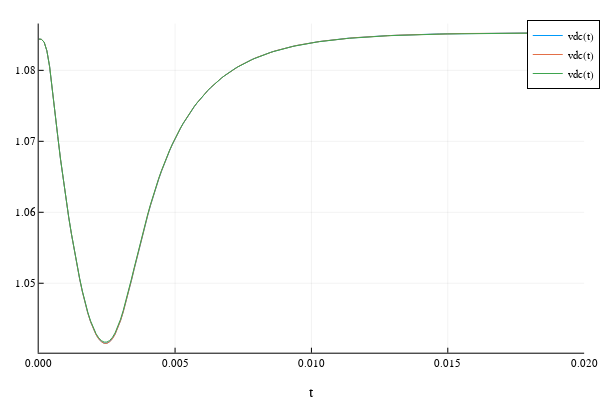

The notebook cell saved with this chart:
### Code cell
plot(sol_4th, vars=(0,13))
plot!(sol_2nd, vars=(0,13))
plot!(sol_0th, vars=(0,13))

### Figure 1 — Plotly figure (JSON) as saved in the notebook; plotly's stock layout.template omitted (floating-point values rounded to 4 significant figures; data arrays with more than 128 entries replaced by an {"elided": "..."} marker saying what was removed)
{"data": [{"colorbar": {"title": ""}, "legendgroup": "vdc(t)", "line": {"color": "rgba(0, 154, 250, 1.000)", "dash": "solid", "shape": "linear", "width": 1}, "mode": "lines", "name": "vdc(t)", "showlegend": true, "type": "scatter", "x": {"elided": "201 float values"}, "xaxis": "x1", "y": {"elided": "201 float values"}, "yaxis": "y1", "zmax": null, "zmin": null}, {"colorbar": {"title": ""}, "legendgroup": "vdc(t)", "line": {"color": "rgba(227, 111, 71, 1.000)", "dash": "solid", "shape": "linear", "width": 1}, "mode": "lines", "name": "vdc(t)", "showlegend": true, "type": "scatter", "x": {"elided": "201 float values"}, "xaxis": "x1", "y": {"elided": "201 float values"}, "yaxis": "y1", "zmax": null, "zmin": null}, {"colorbar": {"title": ""}, "legendgroup": "vdc(t)", "line": {"color": "rgba(62, 164, 78, 1.000)", "dash": "solid", "shape": "linear", "width": 1}, "mode": "lines", "name": "vdc(t)", "showlegend": true, "type": "scatter", "x": {"elided": "201 float values"}, "xaxis": "x1", "y": {"elided": "201 float values"}, "yaxis": "y1", "zmax": null, "zmin": null}], "layout": {"annotations": [], "height": 400, "legend": {"bgcolor": "rgba(255, 255, 255, 1.000)", "bordercolor": "rgba(0, 0, 0, 1.000)", "borderwidth": 1, "font": {"color": "rgba(0, 0, 0, 1.000)", "family": "sans-serif", "size": 11}, "tracegroupgap": 0, "traceorder": "normal", "x": 1.02, "xanchor": "auto", "y": 1, "yanchor": "auto"}, "margin": {"b": 20, "l": 0, "r": 0, "t": 20}, "paper_bgcolor": "rgba(255, 255, 255, 1.000)", "plot_bgcolor": "rgba(255, 255, 255, 1.000)", "showlegend": true, "width": 600, "xaxis": {"anchor": "y1", "domain": [0.06582, 0.9934], "gridcolor": "rgba(0, 0, 0, 0.100)", "gridwidth": 0.5, "linecolor": "rgba(0, 0, 0, 1.000)", "mirror": false, "range": [0, 0.02], "showgrid": true, "showline": true, "showticklabels": true, "tickangle": 0, "tickcolor": "rgb(0, 0, 0)", "tickfont": {"color": "rgba(0, 0, 0, 1.000)", "family": "sans-serif", "size": 11}, "tickmode": "array", "ticks": "inside", "ticktext": ["0.000", "0.005", "0.010", "0.015", "0.020"], "tickvals": [0, 0.005, 0.01, 0.015, 0.02], "title": "t", "titlefont": {"color": "rgba(0, 0, 0, 1.000)", "family": "sans-serif", "size": 15}, "type": "-", "visible": true, "zeroline": false, "zerolinecolor": "rgba(0, 0, 0, 1.000)"}, "yaxis": {"anchor": "x1", "domain": [0.07581, 0.9902], "gridcolor": "rgba(0, 0, 0, 0.100)", "gridwidth": 0.5, "linecolor": "rgba(0, 0, 0, 1.000)", "mirror": false, "range": [1.04, 1.087], "showgrid": true, "showline": true, "showticklabels": true, "tickangle": 0, "tickcolor": "rgb(0, 0, 0)", "tickfont": {"color": "rgba(0, 0, 0, 1.000)", "family": "sans-serif", "size": 11}, "tickmode": "array", "ticks": "inside", "ticktext": ["1.05", "1.06", "1.07", "1.08"], "tickvals": [1.05, 1.06, 1.07, 1.08], "title": "", "titlefont": {"color": "rgba(0, 0, 0, 1.000)", "family": "sans-serif", "size": 15}, "type": "-", "visible": true, "zeroline": false, "zerolinecolor": "rgba(0, 0, 0, 1.000)"}}}
